Frame 1 (no input): blank canvas, image omitted
Frame 60 (no input): blank canvas, image omitted
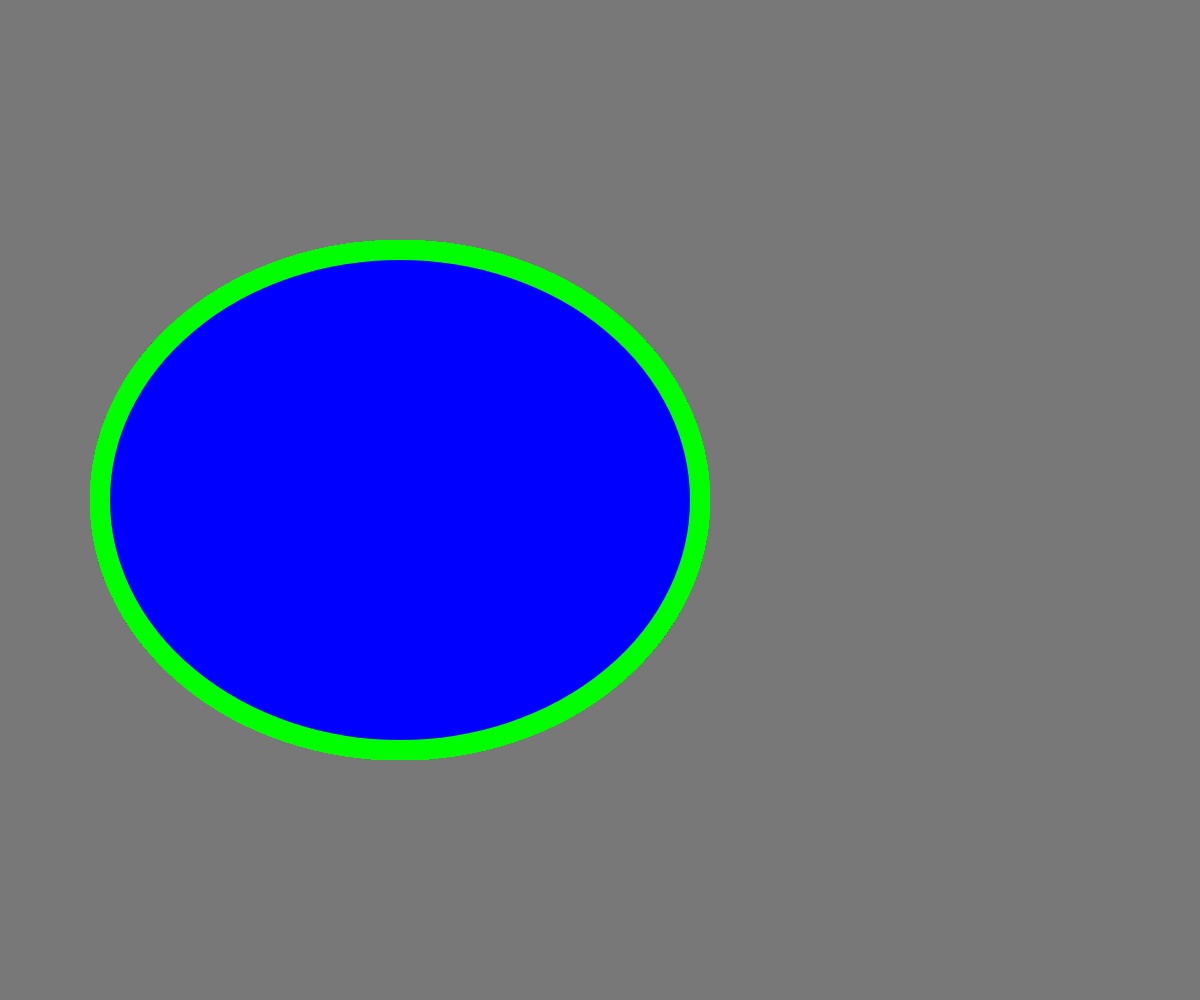
Frame 120 (the mouse pressed at the canvas centre since frame 60)

The p5.js sketch whose frames 1 and 60 were blank and that drew this single picture after the mouse press (run headless with seeded random() and noise() and a simulated clock; from frame 60 on, the mouse is pressed at the canvas centre):

// p5.js sketch
// ── sketch.js
function setup() {
  createCanvas(windowWidth,windowHeight);
  background(120);
}

function draw() {
	
	stroke(0,255,0);
	strokeWeight(20);
  ellipse(400,500,mouseX,mouseY);
  if (mouseIsPressed){
    fill(0,0,255);
  }else{ 
  	fill(255,0,0);
  }
}
 
function windowResized() {
resizeCanvas(windowWidth, windowHeight);
background(120);
}
